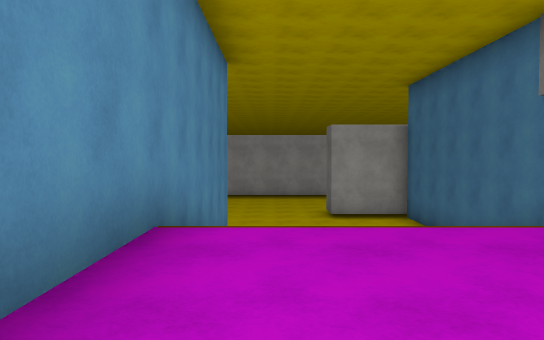
view 1 (above)

17 first-person views from a walk through a 3-D level made in the Unity game engine. The camera is 1.2 m above the floor, tilts 2° down and sees 70° across. The floor is counted in squares, 2 m on a side. Each view is taken from the middle of a square. On the plan, view 1 faces up. The plan holds only what a view shows up to about 11 squares ahead; the rest is blank. The place goes on beyond the plan. The player is left out. Surface patterns are stand-ins for the level's own textures.

view 2
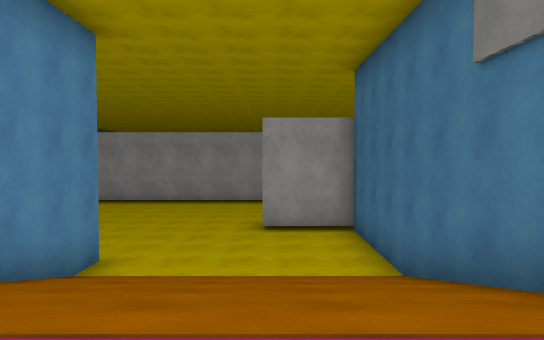

view 3
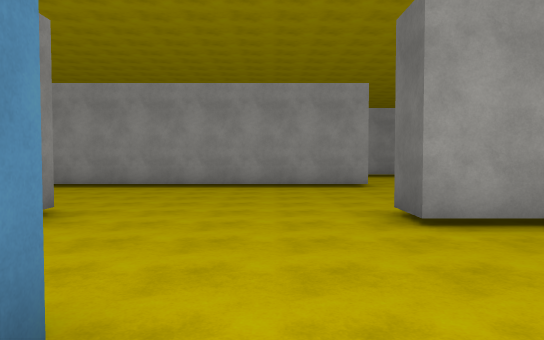

view 4
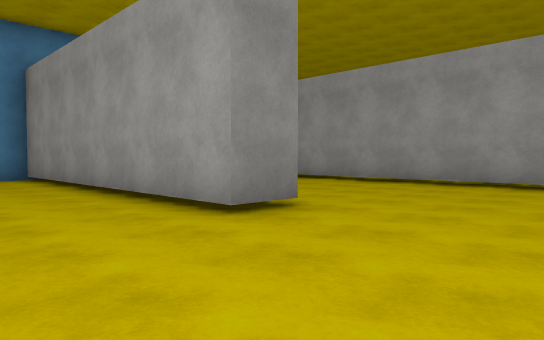

view 5
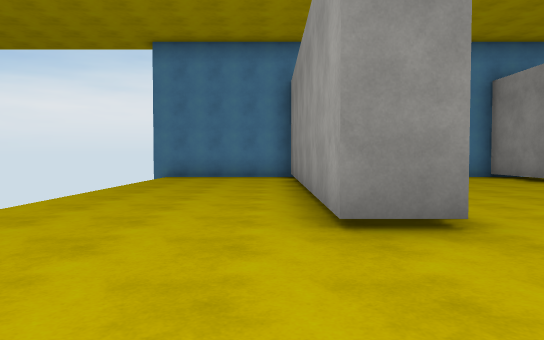

view 6
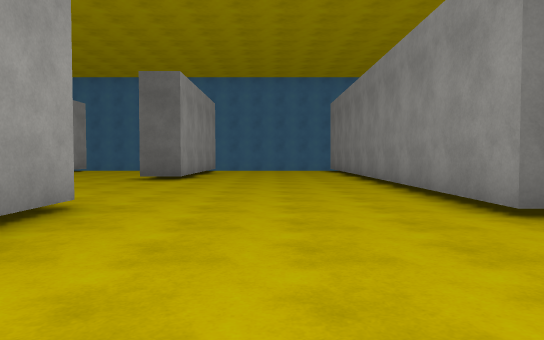

view 7
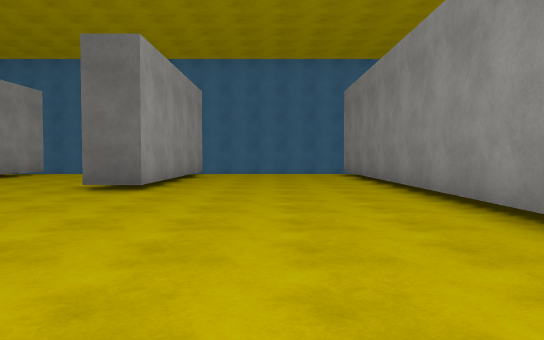

view 8
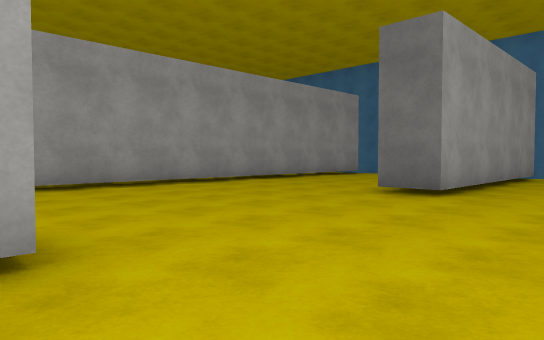

view 9
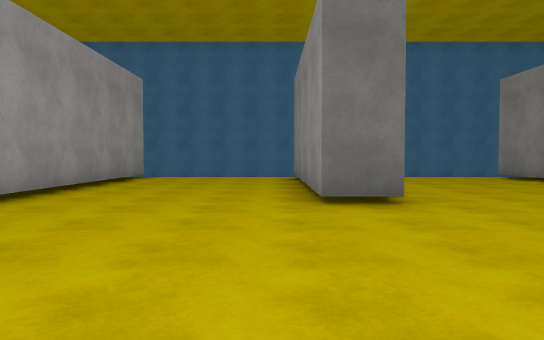

view 10
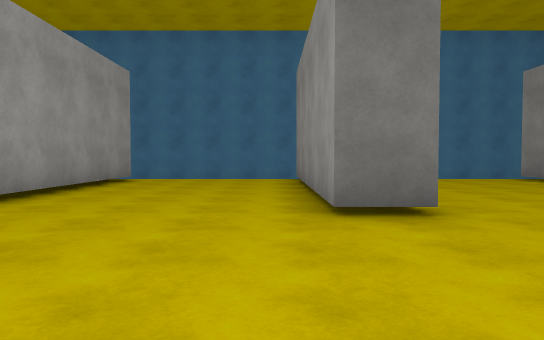

view 11
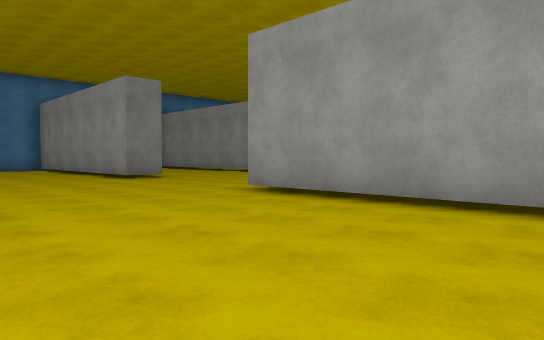

view 12
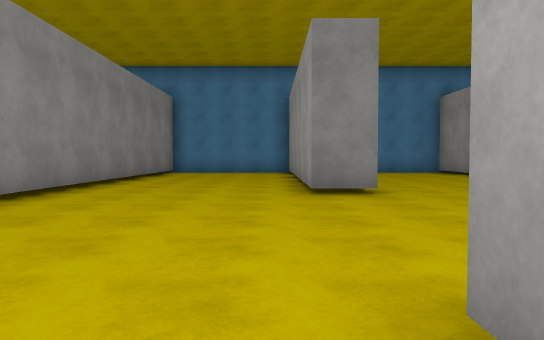

view 13
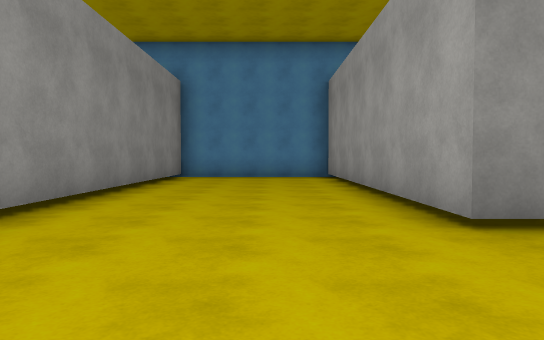

view 14
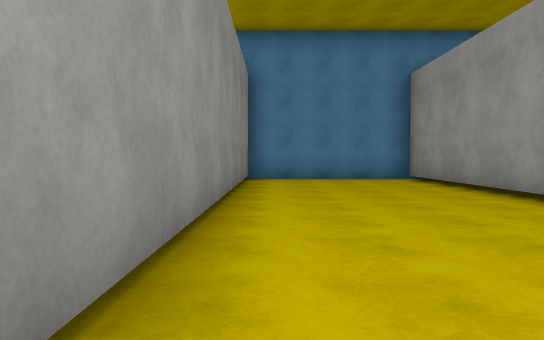

view 15
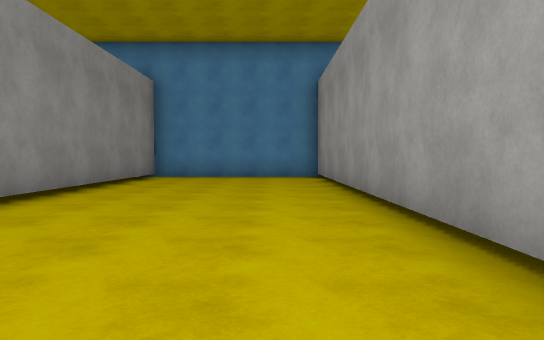

view 16
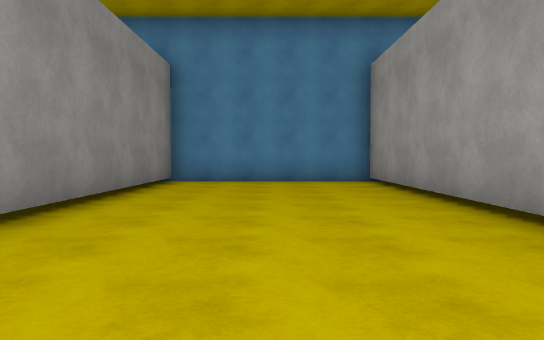

view 17
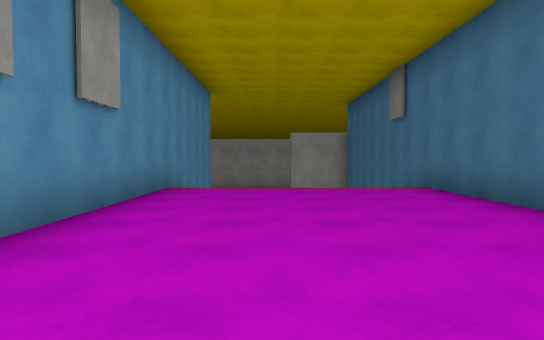

### Floor plan
Key: @ floor where view 1 was taken; # wall or solid block; x gap in a wall; . main floor; : floor 2.5 m higher than the main floor; / step, stairs or slope.
Columns run from 12 left of view 1 to 15 right of it. Each row starts with its distance up from view 1.
 23 #########.....##############
 22 #..........................#
 21 #..........................#
 20 #..........................#
 19 #..........................#
 18 ###############.....########
 17 #..........................#
 16 #........................
 15 #..........................
 14 #..........................#
 13 #..........................#
 12 #########.....############x#
 11 #...............#
 10  ...............#
  9  ...............#
  8  ........  #....#
  7            #////#
  6            #////#
  5            #////#
  4            #////#
  3            #::::#
  2            #::::#
  1            #::::#
  0            #@:::#
 -1            #::::
 -2             ::::
 -3             :::
 -4              :

Positions as (right, up) in squares from view 1, and headings:
1: (0, 0), facing up
2: (2, 2), facing up
3: (0, 7), facing up
4: (0, 9), facing up-left
5: (0, 11), facing left
6: (-2, 15), facing right
7: (1, 15), facing right
8: (2, 15), facing up-right
9: (3, 19), facing right
10: (4, 19), facing right
11: (7, 18), facing up-left
12: (3, 22), facing left
13: (0, 21), facing left
14: (-1, 19), facing left
15: (0, 16), facing left
16: (-2, 15), facing left
17: (1, -4), facing up
